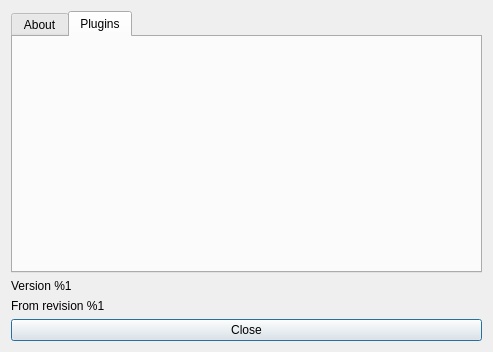
<?xml version="1.0" encoding="UTF-8"?>
<ui version="4.0">
 <class>omni::ui::About</class>
 <widget class="QDialog" name="omni::ui::About">
  <property name="windowModality">
   <enum>Qt::ApplicationModal</enum>
  </property>
  <property name="geometry">
   <rect>
    <x>0</x>
    <y>0</y>
    <width>493</width>
    <height>352</height>
   </rect>
  </property>
  <property name="sizePolicy">
   <sizepolicy hsizetype="Preferred" vsizetype="Preferred">
    <horstretch>0</horstretch>
    <verstretch>0</verstretch>
   </sizepolicy>
  </property>
  <property name="contextMenuPolicy">
   <enum>Qt::NoContextMenu</enum>
  </property>
  <property name="windowTitle">
   <string>About Omnidome</string>
  </property>
  <layout class="QVBoxLayout" name="verticalLayout">
   <item>
    <widget class="QTabWidget" name="tabWidget">
     <property name="currentIndex">
      <number>1</number>
     </property>
     <widget class="omni::ui::AboutGL" name="tabAbout">
      <attribute name="title">
       <string>About</string>
      </attribute>
      <layout class="QVBoxLayout" name="verticalLayout_2"/>
     </widget>
     <widget class="omni::ui::PluginList" name="tabPlugins">
      <attribute name="title">
       <string>Plugins</string>
      </attribute>
     </widget>
    </widget>
   </item>
   <item>
    <widget class="QLabel" name="lbVersion">
     <property name="text">
      <string>Version %1</string>
     </property>
    </widget>
   </item>
   <item>
    <widget class="QLabel" name="lbRevision">
     <property name="text">
      <string>From revision %1</string>
     </property>
    </widget>
   </item>
   <item>
    <widget class="QPushButton" name="btnClose">
     <property name="text">
      <string>Close</string>
     </property>
    </widget>
   </item>
  </layout>
 </widget>
 <customwidgets>
  <customwidget>
   <class>omni::ui::AboutGL</class>
   <extends>QWidget</extends>
   <header>AboutGL.h</header>
   <container>1</container>
  </customwidget>
  <customwidget>
   <class>omni::ui::PluginList</class>
   <extends>QWidget</extends>
   <header>PluginList.h</header>
   <container>1</container>
  </customwidget>
 </customwidgets>
 <resources/>
 <connections>
  <connection>
   <sender>btnClose</sender>
   <signal>clicked()</signal>
   <receiver>omni::ui::About</receiver>
   <slot>accept()</slot>
   <hints>
    <hint type="sourcelabel">
     <x>199</x>
     <y>277</y>
    </hint>
    <hint type="destinationlabel">
     <x>199</x>
     <y>149</y>
    </hint>
   </hints>
  </connection>
 </connections>
</ui>
